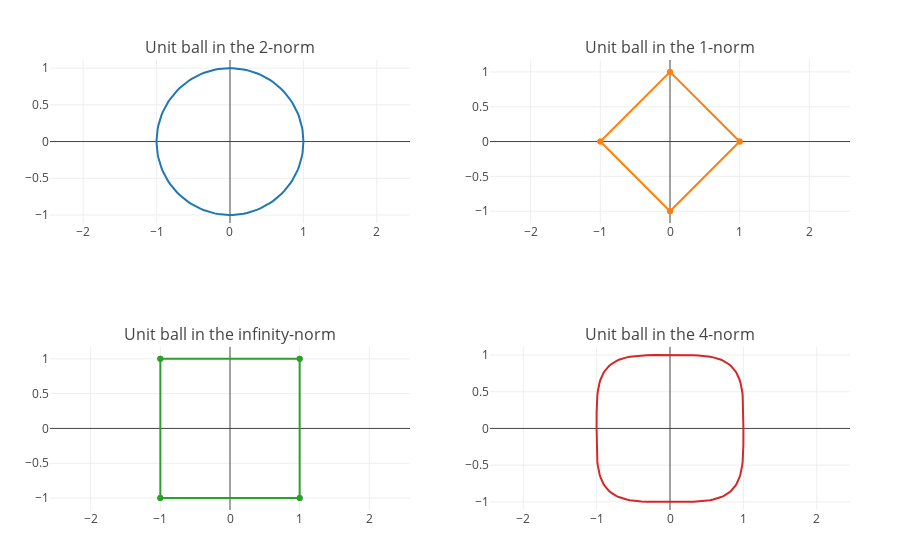

Notebook source saved alongside this figure:
### Code cell
θ = LinRange(0,2π,128)
p1 = plot(
    scatter(x=cos.(θ), y=sin.(θ), showlegend=false),
    Layout(title="Unit ball in the 2-norm",
        yaxis_scaleanchor="x"))

u = LinRange(0,1,2); ru = u[end:-1:1]
p2 = plot(
    scatter(x=[ru; -u; -ru; u], y=[u; ru; -u; -ru], 
        showlegend=false), 
    Layout(title="Unit ball in the 1-norm",
        yaxis_scaleanchor="x2"))

u = LinRange(-1,1,2); ru = u[end:-1:1]
o = [1, 1]
p3 = plot(
    scatter(x=[o; ru; -o; u], y=[u; o; ru; -o],
        showlegend=false), 
    Layout(title="Unit ball in the infinity-norm",
        yaxis_scaleanchor="x3"))

θ = LinRange(0,π/2,32)
p = 4
x = cos.(θ).^(2/p); rx = x[end:-1:1]
y = sin.(θ).^(2/p); ry = y[end:-1:1]
p4 = plot(
    scatter(x=[x; -rx; -x; rx], y=[y; ry; -y; -ry],
        showlegend=false),
    Layout(title="Unit ball in the 4-norm",
        yaxis_scaleanchor="x4"))

P = [p1 p2; p3 p4]
